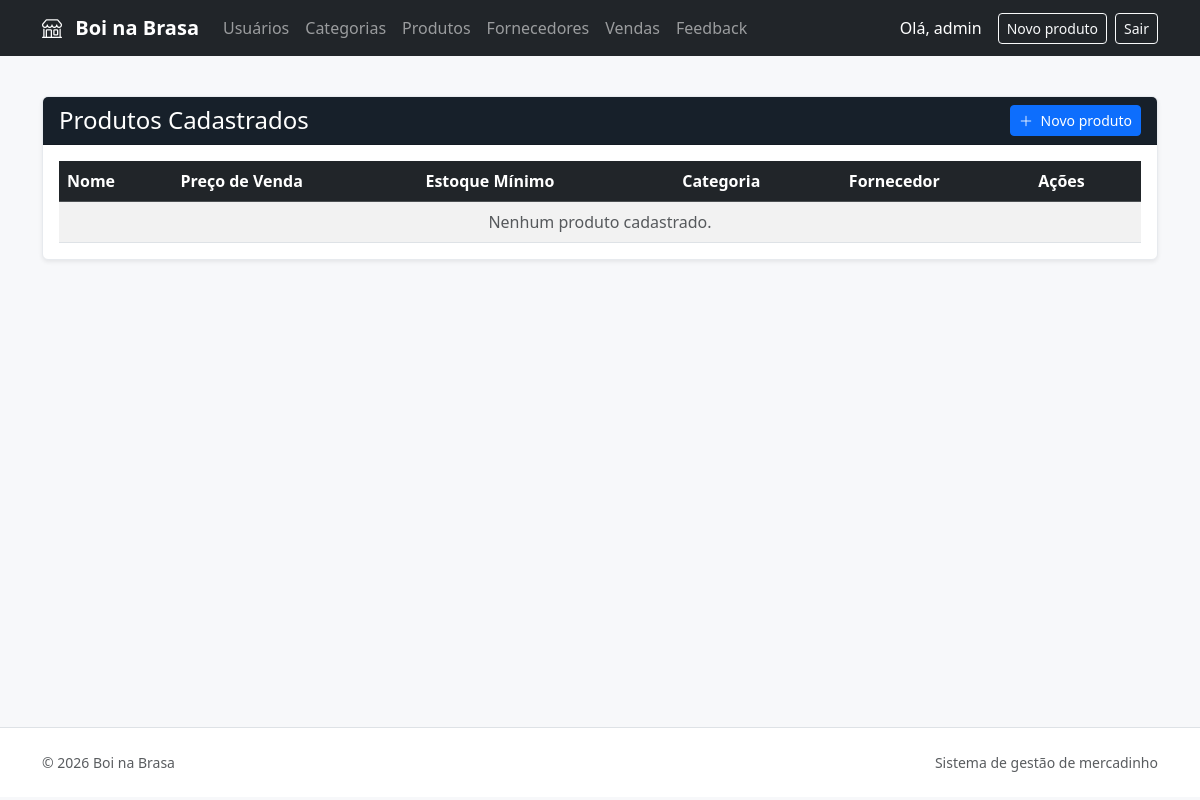
/produtos/ (signed in), run on an earlier commit of the app's database.
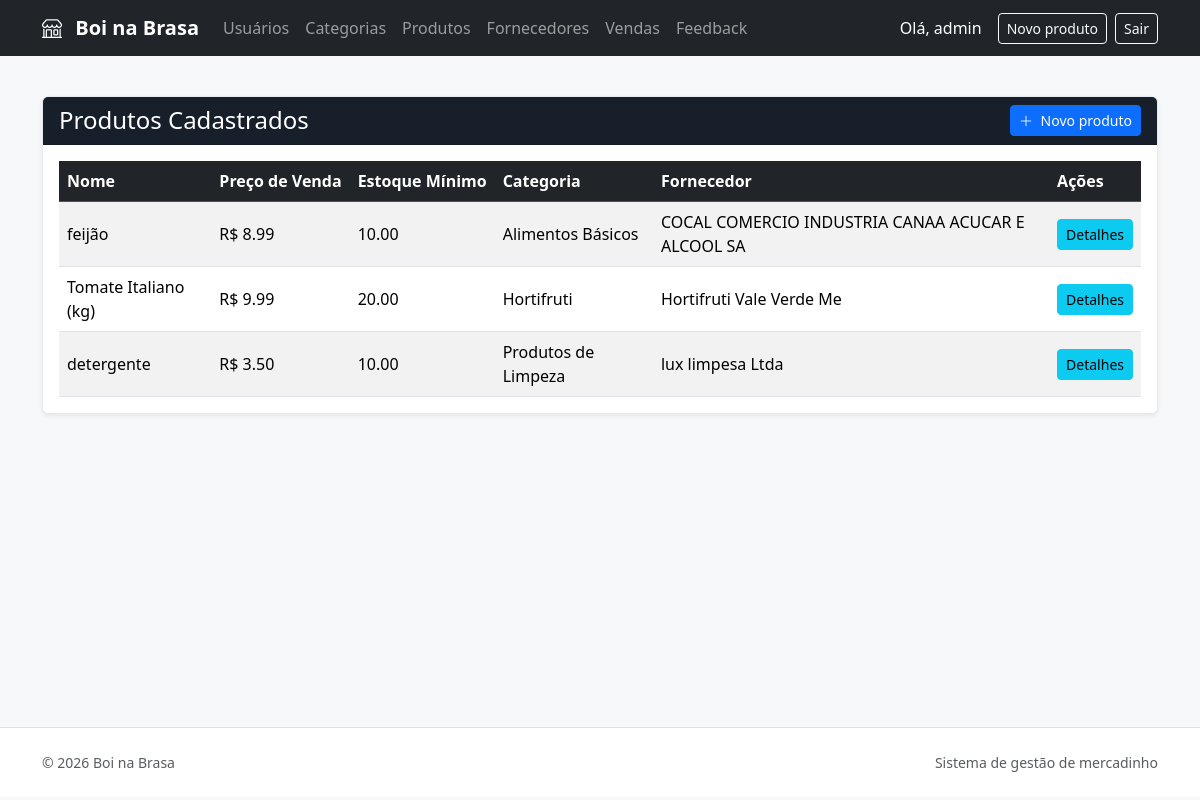
And on a later commit of the database.
### produtos/models.py (models this page shows, shortened)
class Produto(models.Model):
    nome = models.CharField(max_length=150)
    preco_venda = models.DecimalField(
        max_digits=10,
        decimal_places=2
    )
    estoque_minimo = models.DecimalField(
        max_digits=10,
        decimal_places=2,
        default=0
    )
    categoria = models.ForeignKey(
        Categoria,
        on_delete=models.CASCADE,
        related_name='produtos'
    )
    fornecedor = models.ForeignKey(
        Fornecedor,
        on_delete=models.SET_NULL,
        null=True,
        blank=True,
        related_name='produtos'
    )

class Categoria(models.Model):
    nome = models.CharField(max_length=100)
    descricao = models.TextField(
        blank=True,
        null=True
    )

### fornecedores/models.py (models this page shows, shortened)
class Fornecedor(models.Model):
    razao_social = models.CharField(max_length=255)
    cnpj = models.CharField(max_length=18, unique=True)
    telefone = models.CharField(max_length=20)

### produtos/views.py (the view)
# urls.py: path('', views.produto_list, name='produto_list'),
@login_required
@permission_required(
    'produtos.view_produto',
    raise_exception=True
)
def produto_list(request):
    produtos = Produto.objects.select_related(
        'categoria',
        'fornecedor'
    )
    return render(
        request,
        'produtos/produto_list.html',
        {
            'produtos': produtos,
        }
    )

### templates/produtos/produto_list.html
{% extends 'base.html' %}
{% block content %}
<div class="card shadow-sm">
    <div class="card-header bg-dark text-white">
        <div class="d-flex flex-wrap justify-content-between align-items-center gap-2">
            <h1 class="h4 mb-0">
            Produtos Cadastrados
            </h1>
            <a href="{% url 'produtos:produto_create' %}" class="btn btn-primary btn-sm">
                <i class="bi bi-plus-lg me-1"></i> Novo produto
            </a>
        </div>
    </div>
    <div class="card-body">
        <div class="table-responsive">
            <table class="table table-striped table-hover align-middle">
                <thead class="table-dark">
                    <tr>
                        <th>Nome</th>
                        <th>Preço de Venda</th>
                        <th>Estoque Mínimo</th>
                        <th>Categoria</th>
                        <th>Fornecedor</th>
                        <th>Ações</th>
                    </tr>
                </thead>
                <tbody>
                    {% for produto in produtos %}
                    <tr>
                        <td>
                            {{ produto.nome }}
                        </td>
                        <td>
                            R$ {{ produto.preco_venda }}
                        </td>
                        <td>
                            {{ produto.estoque_minimo }}
                        </td>
                        <td>
                            {{ produto.categoria.nome }}
                        </td>
                        <td>
                            {{ produto.fornecedor.razao_social|default:"Sem Fornecedor" }}
                        </td>
                        <td>
                            <a
                                href="{% url 'produtos:produto_detail' produto.id %}"
                                class="btn btn-sm btn-info"
                            >
                                Detalhes
                            </a>
                        </td>
                    </tr>
                    {% empty %}
                    <tr>
                        <td
                            colspan="6"
                            class="text-center text-muted"
                        >
                            Nenhum produto cadastrado.
                        </td>
                    </tr>
                    {% endfor %}
                </tbody>
            </table>
        </div>
    </div>
</div>
{% endblock %}

What changed in the data, as far as the page shows it:
added Produto: nome "feijão", preco_venda "8.99", estoque_minimo "10.00", categoria.nome "Alimentos Básicos", fornecedor.razao_social "COCAL COMERCIO INDUSTRIA CANAA ACUCAR E ALCOOL SA"
added Produto: nome "Tomate Italiano (kg)", preco_venda "9.99", estoque_minimo "20.00", categoria.nome "Hortifruti", fornecedor.razao_social "Hortifruti Vale Verde Me"
added Produto: nome "detergente", preco_venda "3.50", estoque_minimo "10.00", categoria.nome "Produtos de Limpeza", fornecedor.razao_social "lux limpesa Ltda"
Also different on the page:
text no longer shown: "Nenhum produto cadastrado."
